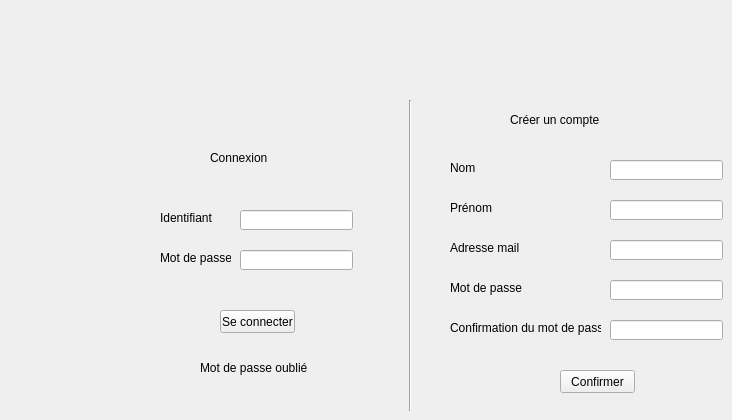
   <widget class="QWidget" name="tab">
    <attribute name="title">
     <string>Acceuil</string>
    </attribute>
    <widget class="QLabel" name="label_7">
     <property name="geometry">
      <rect>
       <x>210</x>
       <y>150</y>
       <width>91</width>
       <height>16</height>
      </rect>
     </property>
     <property name="styleSheet">
      <string notr="true">font: 15pt &quot;Calibri&quot;;</string>
     </property>
     <property name="text">
      <string>Connexion</string>
     </property>
    </widget>
    <widget class="QLabel" name="label_8">
     <property name="geometry">
      <rect>
       <x>510</x>
       <y>110</y>
       <width>141</width>
       <height>20</height>
      </rect>
     </property>
     <property name="styleSheet">
      <string notr="true">font: 15pt &quot;Calibri&quot;;</string>
     </property>
     <property name="text">
      <string>Créer un compte</string>
     </property>
    </widget>
    <widget class="QLabel" name="label_9">
     <property name="geometry">
      <rect>
       <x>160</x>
       <y>210</y>
       <width>61</width>
       <height>16</height>
      </rect>
     </property>
     <property name="text">
      <string>Identifiant</string>
     </property>
    </widget>
    <widget class="QLabel" name="label_12">
     <property name="geometry">
      <rect>
       <x>160</x>
       <y>250</y>
       <width>71</width>
       <height>16</height>
      </rect>
     </property>
     <property name="text">
      <string>Mot de passe</string>
     </property>
    </widget>
    <widget class="QLineEdit" name="lineEdit_7">
     <property name="geometry">
      <rect>
       <x>240</x>
       <y>210</y>
       <width>113</width>
       <height>20</height>
      </rect>
     </property>
    </widget>
    <widget class="QLineEdit" name="lineEdit_8">
     <property name="geometry">
      <rect>
       <x>240</x>
       <y>250</y>
       <width>113</width>
       <height>20</height>
      </rect>
     </property>
    </widget>
    <widget class="QLabel" name="label_10">
     <property name="geometry">
      <rect>
       <x>200</x>
       <y>360</y>
       <width>111</width>
       <height>16</height>
      </rect>
     </property>
     <property name="text">
      <string>Mot de passe oublié ?</string>
     </property>
    </widget>
    <widget class="QLabel" name="label_11">
     <property name="geometry">
      <rect>
       <x>450</x>
       <y>160</y>
       <width>121</width>
       <height>16</height>
      </rect>
     </property>
     <property name="text">
      <string>Nom</string>
     </property>
    </widget>
    <widget class="QLabel" name="label_13">
     <property name="geometry">
      <rect>
       <x>450</x>
       <y>200</y>
       <width>121</width>
       <height>16</height>
      </rect>
     </property>
     <property name="text">
      <string>Prénom</string>
     </property>
    </widget>
    <widget class="QLabel" name="label_14">
     <property name="geometry">
      <rect>
       <x>450</x>
       <y>240</y>
       <width>121</width>
       <height>16</height>
      </rect>
     </property>
     <property name="text">
      <string>Adresse mail</string>
     </property>
    </widget>
    <widget class="QLabel" name="label_15">
     <property name="geometry">
      <rect>
       <x>450</x>
       <y>280</y>
       <width>121</width>
       <height>16</height>
      </rect>
     </property>
     <property name="text">
      <string>Mot de passe</string>
     </property>
    </widget>
    <widget class="QLabel" name="label_16">
     <property name="geometry">
      <rect>
       <x>450</x>
       <y>320</y>
       <width>151</width>
       <height>16</height>
      </rect>
     </property>
     <property name="text">
      <string>Confirmation du mot de passe</string>
     </property>
    </widget>
    <widget class="QLineEdit" name="lineEdit_9">
     <property name="geometry">
      <rect>
       <x>610</x>
       <y>200</y>
       <width>113</width>
       <height>20</height>
      </rect>
     </property>
    </widget>
    <widget class="QLineEdit" name="lineEdit_10">
     <property name="geometry">
      <rect>
       <x>610</x>
       <y>240</y>
       <width>113</width>
       <height>20</height>
      </rect>
     </property>
    </widget>
    <widget class="QLineEdit" name="lineEdit_11">
     <property name="geometry">
      <rect>
       <x>610</x>
       <y>280</y>
       <width>113</width>
       <height>20</height>
      </rect>
     </property>
    </widget>
    <widget class="QLineEdit" name="lineEdit_12">
     <property name="geometry">
      <rect>
       <x>610</x>
       <y>320</y>
       <width>113</width>
       <height>20</height>
      </rect>
     </property>
    </widget>
    <widget class="QLineEdit" name="lineEdit_13">
     <property name="geometry">
      <rect>
       <x>610</x>
       <y>160</y>
       <width>113</width>
       <height>20</height>
      </rect>
     </property>
    </widget>
    <widget class="Line" name="line">
     <property name="geometry">
      <rect>
       <x>400</x>
       <y>100</y>
       <width>20</width>
       <height>311</height>
      </rect>
     </property>
     <property name="orientation">
      <enum>Qt::Vertical</enum>
     </property>
    </widget>
    <widget class="QPushButton" name="pushButton_2">
     <property name="geometry">
      <rect>
       <x>560</x>
       <y>370</y>
       <width>75</width>
       <height>23</height>
      </rect>
     </property>
     <property name="text">
      <string>Confirmer</string>
     </property>
    </widget>
    <widget class="QPushButton" name="pushButton_3">
     <property name="geometry">
      <rect>
       <x>220</x>
       <y>310</y>
       <width>75</width>
       <height>23</height>
      </rect>
     </property>
     <property name="text">
      <string>Se connecter</string>
     </property>
    </widget>
   </widget>
